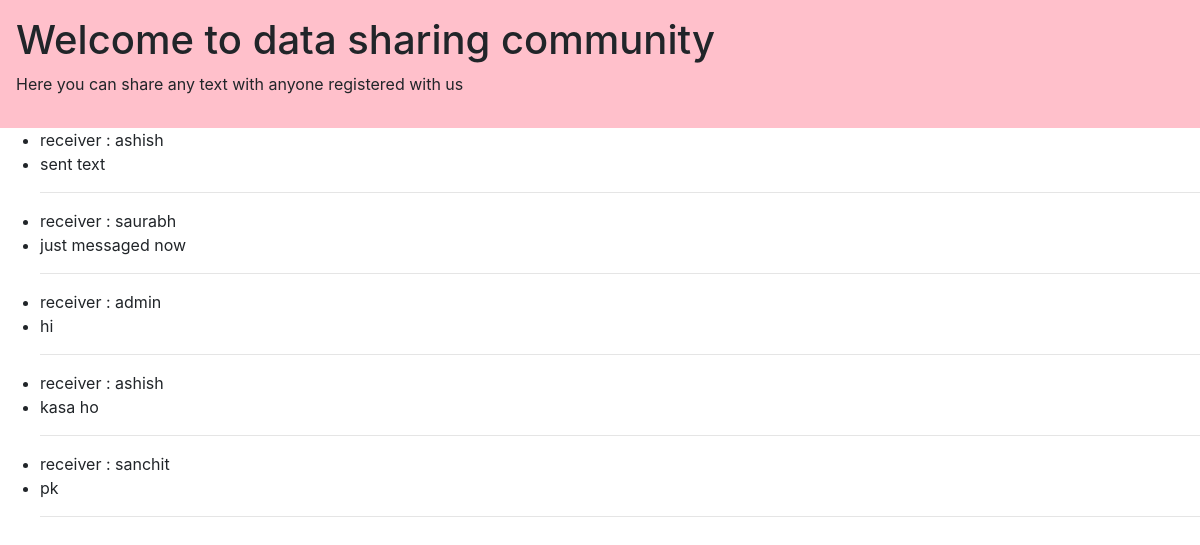
/share/sent/1 (signed in), run on the app's committed database.
### sharetext/models.py (models this page shows, shortened)
class Data(models.Model):
    sender = models.ForeignKey(User, on_delete=models.CASCADE, related_name='sender')
    receiver = models.ForeignKey(User, on_delete=models.CASCADE, related_name='receiver')
    msg = models.CharField(max_length=200)
    file = models.FileField(null=True)

### sharetext/views.py (the view)
# urls.py: path('sent/<int:user>', views.sent)
def sent(request, user):
    if request.user.is_authenticated and request.user.pk == user:
        data = Data.objects.filter(sender__pk = user)
        return render(request, 'sharetext/sent.html', {'sentdata' : data, 'loggedin' : request.user})
    else:
        return HttpResponse(request.user.is_authenticated)

### sharetext/templates/sharetext/sent.html
{% extends 'sharetext/base.html' %}
{% block sent %}
    <ul>
    {% for i in sentdata %}
        <li>receiver : {{ i.receiver.username }}</li>
        <li>{{ i.msg }}</li>
        <hr/>
    {% endfor %}
    </ul>
{% endblock %}

### sharetext/static/css/boot.css (style rules this page uses)
:root { --blue:#007bff;--indigo:#6610f2;--purple:#6f42c1;--pink:#e83e8c;--red:#dc3545;--orange:#fd7e14;--yellow:#ffc107;--green:#28a745;--teal:#20c997;--cyan:#17a2b8;--white:#fff;--gray:#6c757d;--gray-dark:#343a40;--primary:#007bff;--secondary:#6c757d;--success:#28a745;--info:#17a2b8;--warning:#ffc107;--danger:#dc3545;--light:#f8f9fa;--dark:#343a40;--breakpoint-xs:0;--breakpoint-sm:576px;--breakpoint-md:768px;--breakpoint-lg:992px;--breakpoint-xl:1200px;--font-family-sans-serif:-apple-system,BlinkMacSystemFont,"Segoe UI",Roboto,"Helvetica Neue",Arial,"Noto Sans",sans-serif,"Apple Color Emoji","Segoe UI Emoji","Segoe UI Symbol","Noto Color Emoji";--font-family-monospace:SFMono-Regular,Menlo,Monaco,Consolas,"Liberation Mono","Courier New",monospace }
*,::after,::before { box-sizing:border-box }
html { font-family:sans-serif;line-height:1.15;-webkit-text-size-adjust:100%;-webkit-tap-highlight-color:transparent }
body { margin:0;font-family:-apple-system,BlinkMacSystemFont,"Segoe UI",Roboto,"Helvetica Neue",Arial,"Noto Sans",sans-serif,"Apple Color Emoji","Segoe UI Emoji","Segoe UI Symbol","Noto Color Emoji";font-size:1rem;font-weight:400;line-height:1.5;color:#212529;text-align:left;background-color:#fff }
hr { box-sizing:content-box;height:0;overflow:visible }
dl,ol,ul { margin-top:0;margin-bottom:1rem }
hr { margin-top:1rem;margin-bottom:1rem;border:0;border-top:1px solid rgba(0,0,0,.1) }

### data on the page
Data: receiver.username "ashish", msg "sent text"
Data: receiver.username "saurabh", msg "just messaged now"
Data: receiver.username "admin", msg "hi"
Data: receiver.username "ashish", msg "kasa ho"
Data: receiver.username "sanchit", msg "pk"
